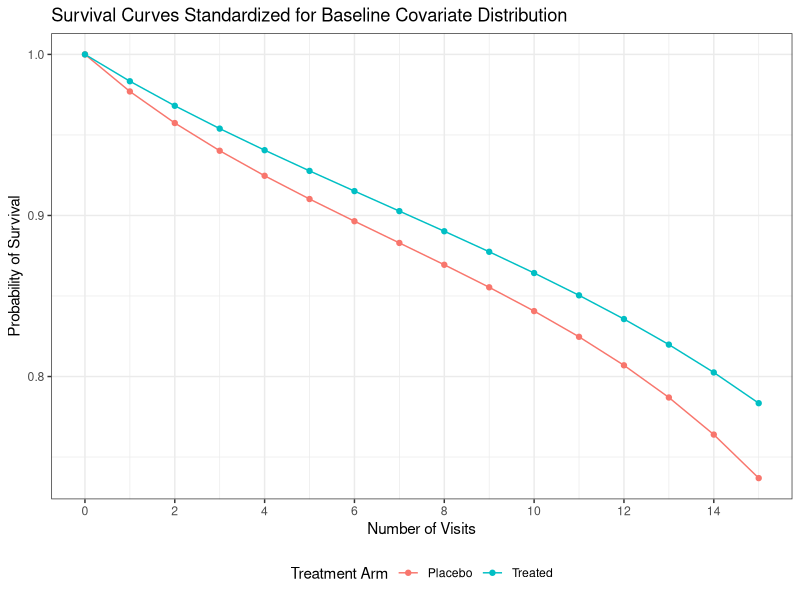
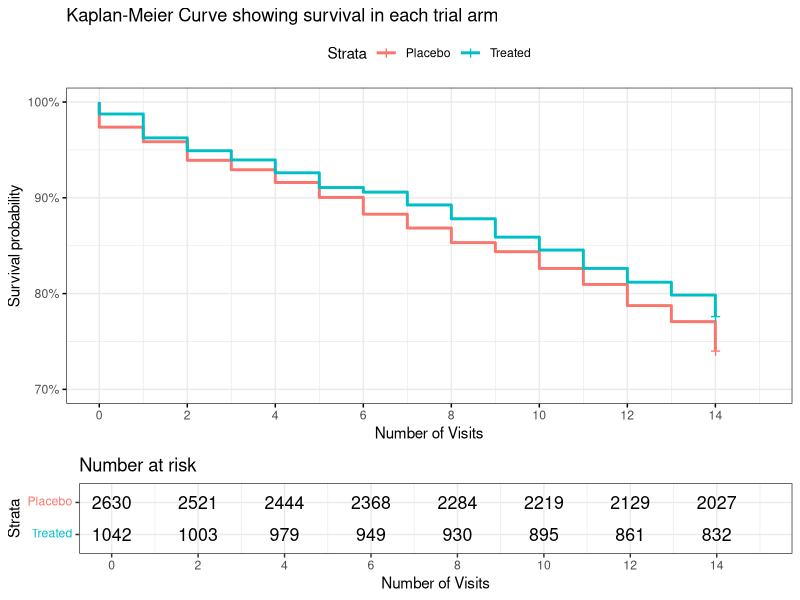
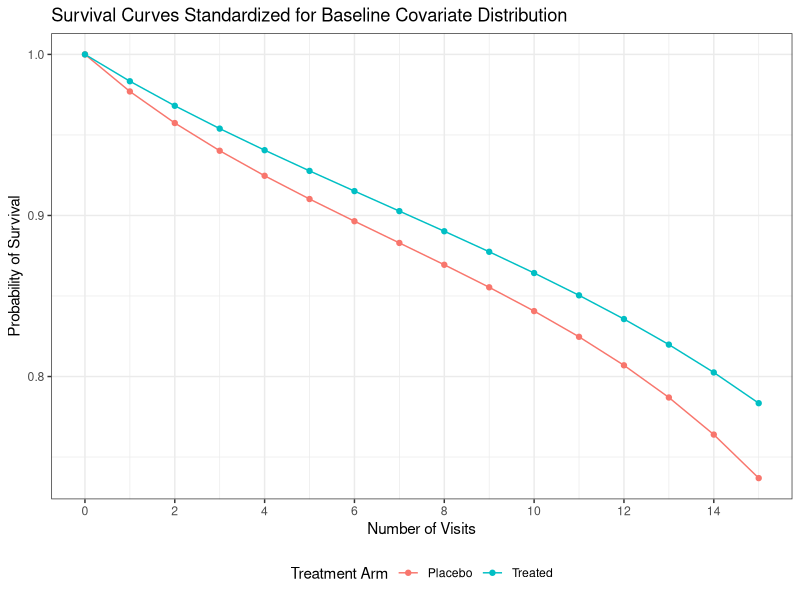

Write R code to recreate these figures, in order. (Note: this script raises an error after producing the figures.)
###########################################################################
# File name: workshop_v4.R
# Programmer: Lucia Petito
# Date: November 1, 2018
# Purpose: Commented code to accompany causal survival workshop
###########################################################################

# Code Section 0 - Data Setup ---------------------------------------

# Load the following packages. If they do not exist on your computer,
# this code will automatically install them into your default library. 
# To set working directory
if(!require(here)) { install.packages("here"); require(here)}
set_here()
# To use restricted cubic splines
if(!require(rms)) { install.packages("rms"); require(rms)}
# To run Cox PH models
if(!require(survival)) { install.packages("survival"); require(survival)}
# To calculate robust estimates of standard errors
if(!require(sandwich)) { install.packages("sandwich"); require(sandwich)}
if(!require(lmtest)) { install.packages("lmtest"); require(lmtest)}
# To plot results
if(!require(ggplot2)) { install.packages("ggplot2"); require(ggplot2)}
# To plot survival curves
if(!require(survminer)) { install.packages("survminer"); require(survminer)}
# To easily change data from long to wide
if(!require(reshape2)) { install.packages("reshape2"); require(reshape2)}



# Code Section 1 - Data Exploration ---------------------------------------

# Load the data from the trial
trial <- read.csv(here("trial1.csv"), header=TRUE)

# Print the names of the available variables
names(trial)

# Look at the first 100 observations of the variables 'simid', 'visit', and 'rand'
View(trial[1:100, c('simID', 'visit', 'rand')])

# Total person-time
pt <- nrow(trial)

# Sample size
n <- length(unique(trial$simID))

# Number of observations at each visit
visitprocess <- table(trial$visit)

# Create 'maxVisit' - total amount of time each individual contributed
trial$maxVisit <- ave(trial$visit, trial$simID, FUN=max)

# The variable death is only '1' at end-of-followup
# Create 'deathOverall' - an indicator of whether an individual died at any 
# point during follow-up
trial$deathOverall <- ave(trial$death, trial$simID, FUN=sum)

# Create 'baseline' - data collected at visit 0
baseline <- trial[trial$visit==0,]

pt
n
visitprocess
with(baseline, table(rand))
with(baseline, table(rand, deathOverall))
with(baseline, round(100*prop.table(table(rand, deathOverall), 1), 1))


# Code Section 2 - Kaplan Meier -------------------------------------------

# Use kaplan meier to nonparametrically estimate survival in each arm
# Note - this requires 1 observation per person of T (maxVisit - end of follow-up) and
# Delta (an indicator of whether death occurred at end of follow-up)
kmfit <- survfit(Surv(maxVisit, deathOverall) ~ rand, data = baseline)
summary(kmfit)

# Plot the output
p1 <- ggsurvplot(kmfit, 
           data = baseline,
           conf.int=F,
           legend.labs = c("Placebo", "Treated"),
           ylim = c(0.7, 1),
           surv.scale = 'percent',
           xlab = "Number of Visits",
           title = "Kaplan-Meier Curve showing survival in each trial arm",
           risk.table = TRUE,
           break.time.by=2,
           ggtheme = theme_bw())

png(filename = "ITTkm.png", width = 2*1024, height = 2*1024, units = 'px', res = 72*5)
p1
dev.off()
# Code Section 3 - Conditional Hazard Ratios ------------------------------

# Data processing: create squared time variable [visit2]
trial$visit2 <- trial$visit*trial$visit

# Calculate the unadjusted hazard ratio from a Cox PH model
cox_fit <- coxph(Surv(maxVisit, deathOverall) ~ rand, data = baseline, method='breslow')
summary(cox_fit)

# Calculate the unadjusted hazard ratio from a pooled logistic regression model
plr_fit <- glm(death ~ visit + visit2 + rand, data = trial, family=binomial())
coeftest(plr_fit, vcov=vcovHC(plr_fit, type="HC1")) # To get robust SE estimates
exp(coef(plr_fit)) # to get Hazard Ratios

# Calculate the baseline covariate-adjusted hazard ratio from a Cox PH model
adj_cox_fit <- coxph(Surv(maxVisit, deathOverall) ~ rand + mi_bin + NIHA_b + HiSerChol_b +
                       HiSerTrigly_b + HiHeart_b + CHF_b + 
                       AP_b + IC_b + DIUR_b + AntiHyp_b + 
                       OralHyp_b + CardioM_b + AnyQQS_b + 
                       AnySTDep_b + FVEB_b + VCD_b, 
                     data = baseline, method='breslow')
summary(adj_cox_fit)

# Calculate the baseline covariate-adjusted hazard ratio from a pooled logistic regression model
adj_plr_fit <- glm(death ~ visit + visit2 + rand + mi_bin + NIHA_b + HiSerChol_b +
                     HiSerTrigly_b + HiHeart_b + CHF_b + 
                     AP_b + IC_b + DIUR_b + AntiHyp_b + 
                     OralHyp_b + CardioM_b + AnyQQS_b + 
                     AnySTDep_b + FVEB_b + VCD_b, data = trial, family=binomial())
coeftest(adj_plr_fit, vcov=vcovHC(adj_plr_fit, type="HC1")) # To get robust SE estimates
exp(coef(adj_plr_fit))

# Code Section 4 - Marginal Effects ---------------------------------------

# Step 1. Data processing: interaction terms
# Create interaction terms between visit, visit2, and randomization
trial$randvisit <- trial$rand*trial$visit
trial$randvisit2 <- trial$rand*trial$visit2

# Step 2. Fit a pooled logistic  regression model with interaction terms between 
# rand and visit & visit1 to allow flexible fitting of baseline hazard
adj_plr_ix_fit <- glm(death ~ visit + visit2 + rand + randvisit + randvisit2 + 
                        mi_bin + NIHA_b + HiSerChol_b +
                        HiSerTrigly_b + HiHeart_b + CHF_b + 
                        AP_b + IC_b + DIUR_b + AntiHyp_b + 
                        OralHyp_b + CardioM_b + AnyQQS_b + 
                        AnySTDep_b + FVEB_b + VCD_b, data = trial, family=binomial)
summary(adj_plr_ix_fit)
exp(coef(adj_plr_ix_fit))

# Step 3. Create simulated data where everyone is treated
# Expand baseline so it contains a visit at each time point for every individual
# where the baseline information has been carried forward at each time
treated <- baseline[rep(1:n,each=15),]
treated$visit <- rep(0:14, times=n) # This recreates the time variable
treated$visit2 <- treated$visit * treated$visit # This recreates the time squared variable

# Set the treatment assignment to '1' for each individual and
# recreate the splined visit term and the interaction terms
treated$rand <- 1
treated$randvisit <- treated$rand*treated$visit
treated$randvisit2 <- treated$rand*treated$visit2

# 'predict' returns predicted "density" of survival at each time
# conditional on covariates
# Turn these into predicted survival density by subtracting from 1
treated$p <- 1 - predict(adj_plr_ix_fit, newdata=treated, type='response')
# We calculate survival by taking the cumulative product by individual
treated$s <- ave(treated$p, treated$simID, FUN=cumprod)

# Step 4. Create simulated data where everyone receives placebo
# When simulating data in the placebo arm, only difference from treated is 
# in the randomization assignment, and resulting interaction terms
placebo <- treated
placebo$rand <- 0
placebo$randvisit <- placebo$rand*placebo$visit
placebo$randvisit2 <- placebo$rand*placebo$visit2

# 'predict' returns predicted probability density at each time
# conditional on covariates
# We turn them into predicted survival density by subtracting from 1
placebo$p <- 1 - predict(adj_plr_ix_fit, newdata=placebo, type='response')
# We calculate survival by taking the cumulative product by individual
placebo$s <- ave(placebo$p, placebo$simID, FUN=cumprod)

# Step 5. Calculate standardized survival at each time
# Create concatenated dataset, only keep s, rand, and visit
both <- rbind(treated, placebo)
both <- both[,c('s', 'rand', 'visit')]

# Calculate the mean survival at each visit within each treatment arm
results <- aggregate(s ~ visit + rand, FUN=mean, data=both)

# Edit results data frame to reflect that our estimates are for the END of the interval [t, t+1)
# Add a row for each of Placebo and Treated where survival at time 0 is 1.
results$visit <- results$visit + 1
results <- rbind(c(0, 0, 1), c(0, 1, 1), results)

# Add a variable that treats randomization as a factor
results$randf <- factor(results$rand, labels = c("Placebo", "Treated"))

# Step 6. Plot the results
p2 <- ggplot(results, aes(x=visit, y=s))+
  geom_line(aes(colour=randf)) +
  geom_point(aes(colour=randf))+
  xlab("Number of Visits") +
  scale_x_continuous(limits = c(0, 15), breaks=seq(0,15,2)) +
  ylab("Probability of Survival") +
  ggtitle("Survival Curves Standardized for Baseline Covariate Distribution") +
  labs(colour="Treatment Arm") +
  theme_bw() +
  theme(legend.position="bottom")
p2
png(filename = "ITTsurv.png", width = 2*1060, height = 2*1024, units = 'px', res = 72*5)
p2
dev.off()

# Step 7. Calculate risk difference and hazard ratio at 14 weeks
# Transpose the data so survival in each treatment arm is separate
wideres <- dcast(results, visit ~ randf, value.var = 's')
head(wideres)

# Create summary statistics
wideres$RD <- (1-wideres$Treated) - (1-wideres$Placebo)
wideres$logRatio <- log(wideres$Treated) / log(wideres$Placebo)
wideres$logRatio[1] <- NA
wideres$cHR <- sapply(0:15, FUN=function(x){mean(wideres$logRatio[wideres$visit <= x], na.rm=T)})

# Print all wide results to fill in table
round(wideres, 3)

# Overall Hazard Ratio
wideres$cHR[wideres$visit==15]
# Risk difference at end of 14 visits
wideres$RD[wideres$visit==15]
# Cumulative incidence ratio at end of 14 visits
with(wideres[wideres$visit==15,], (1 - Treated) / (1 - Placebo))


# Code Section 5 - Data cleaning for IPW ----------------------------------

# Remove all objects from the R environment EXCEPT the cleaned trial dataframe
rm(list=setdiff(ls(), "trial"))

# Create a placebo dataset that only contains individuals with placebo
placebo <- trial[trial$rand==0,]

# Check to see how many individuals in your dataset
n <- length(unique(placebo$simID))
n

# Number of individuals who adhered versus did not adhere at visit 0
table(placebo$adhr_b[placebo$visit==0])

# View first 100 observations of simID, visit, adhr_b, and adhr, and 
# simID, visit, adhr_b, and adhr where adhr_b==1 to understand these variables better
View(placebo[1:50,c("simID", 'visit', 'adhr_b', 'adhr')])
View(placebo[placebo$adhr_b==1,c("simID", 'visit', 'adhr_b', 'adhr')])

# Create interaction terms between exposure (adhr_b) and visit, visit2
placebo$adhr0visit <- placebo$adhr_b*placebo$visit
placebo$adhr0visit2 <- placebo$adhr_b*placebo$visit2

# Create censoring variable - indicate when individual deviates from baseline
placebo$cens_new <- as.numeric(placebo$adhr != placebo$adhr_b) 

# Create variable that identifies perfect adherers (when 0)
placebo$perfectAdhr <- ave(placebo$cens_new, placebo$simID, FUN=sum)

# Need to recreate maxVisit and deathOverall - slightly more complicated now
placebo$maxVisit <- unlist(by(placebo, placebo$simID, FUN=function(subsi){
  # subsi is the subset of the data for individual i
  if(subsi$perfectAdhr[1]==0){# If there is perfect adherence at all times to baseline adherence,
    m <- max(subsi$visit) # Just use maximum observed visit
  } else { # If at some point individual i deviates from their baseline adherence,
    # Use the first visit where they deviated
    m <-min(subsi$visit[subsi$cens_new==1])
  }
  rep(m, nrow(subsi)) # Add this column to subsi
}) )
placebo$deathOverall <- unlist(by(placebo, placebo$simID, FUN=function(subsi){
  # subsi is the subset of the data for individual i
  # m indicates whether death happened while individual i was still contributing person-time
  m <- as.numeric(sum(subsi$death[subsi$visit <= subsi$maxVisit]) > 0)
  rep(m, nrow(subsi)) # Add this column to subsi
}) )

# Create baseline data
baseline <- placebo[placebo$visit==0,]

# Check kaplan-meier fit in each arm
kmfit <- survfit(Surv(maxVisit, deathOverall) ~ adhr_b, data = baseline)
summary(kmfit)

# Plot the output
p3 <- ggsurvplot(kmfit, 
           data = baseline,
           conf.int=F,
           ylim = c(0.65, 1),
           surv.scale = 'percent',
           legend.labs = c("Nonadherers", "Adherers"),
           xlab = "Number of Visits",
           title = "Kaplan-Meier Curve showing survival by adherence",
           risk.table = TRUE,
           break.time.by=2,
           ggtheme = theme_bw())
p3

png(filename = "PPkm.png", width = 2*1024, height = 2*1024, units = 'px', res = 72*5)
p3
dev.off()

# Code Section 6 - Weight Creation ----------------------------------------

# Numerator: Pr(adhr(t)=1|adhr_b, Baseline covariates)
# This model is created in data EXCLUDING the baseline visit

nFit <- glm(adhr ~ visit + visit2 + adhr_b + 
              mi_bin + NIHA_b + HiSerChol_b +
              HiSerTrigly_b + HiHeart_b + CHF_b + 
              AP_b + IC_b + DIUR_b + AntiHyp_b + 
              OralHyp_b + CardioM_b + AnyQQS_b + 
              AnySTDep_b + FVEB_b + VCD_b,
            data=placebo[placebo$visit > 0,],
            family=binomial())

# Create predicted probability at each time point 
# (Pr(adhr(t) = 1 | adhr_b, baseline))
placebo$pnum <- predict(nFit, newdata=placebo, type='response')

# Denominator: Pr(adhr(t)=1|adhr_b, Baseline covariates, Time-varying covariates)
dFit <- glm(adhr ~ visit + visit2 + adhr_b + 
              mi_bin + NIHA_b + HiSerChol_b +
              HiSerTrigly_b + HiHeart_b + CHF_b + 
              AP_b + IC_b + DIUR_b + AntiHyp_b + 
              OralHyp_b + CardioM_b + AnyQQS_b + 
              AnySTDep_b + FVEB_b + VCD_b +
              NIHA + HiSerChol +
              HiSerTrigly + HiHeart + CHF +
              AP + IC + DIUR + AntiHyp +
              OralHyp + CardioM + AnyQQS +
              AnySTDep + FVEB + VCD,
            data=placebo[placebo$visit > 0,],
            family=binomial())
# Create predicted probability at each time point 
# (Pr(adhr(t) = 1 | adhr_b, baseline, time-varying covariates))
placebo$pdenom <-  predict(dFit, newdata=placebo, type='response')

# Sort placebo by simID and visit
placebo <- placebo[order(placebo$simID, placebo$visit),]

# Contribution from adhr(t) = 0 is 1 - p
# Contribution from adhr(t) = 1 is p
placebo$numCont <- with(placebo, adhr*pnum + (1-adhr)*(1-pnum))
placebo$denCont <- with(placebo, adhr*pdenom + (1-adhr)*(1-pdenom))

# Set contribution at baseline visit to 1
placebo$numCont[placebo$visit==0] <- 1; placebo$denCont[placebo$visit==0] <- 1

# Numerator
placebo$k1_0 <- with(placebo, ave(numCont, simID, FUN=cumprod))
# Denominator
placebo$k1_w <- with(placebo, ave(denCont, simID, FUN=cumprod))

# Create both stabilized and unstabilized weights
placebo$stabw <- with(placebo, k1_0 / k1_w)
placebo$unstabw <- with(placebo, 1 / k1_w)

# Check the weights
# Can do this with built-in functions
summary(placebo$stabw); quantile(placebo$stabw, p=c(0.01, 0.10, 0.25, 0.5, 0.75, 0.9, 0.95, 0.99, 0.995))
summary(placebo$unstabw); quantile(placebo$unstabw, p=c(0.01, 0.10, 0.25, 0.5, 0.75, 0.9, 0.95, 0.99, 0.995))

# Or write something for yourself
wt_check_fxn <- function(x, d){
  # x - weight vector
  # d - number of digits to round to
  round(data.frame(N = length(x),
                   Missing = sum(is.na(x)),
                   Distinct = length(unique(x)),
                   Mean = mean(x, na.rm=T),
                   SD = sd(x, na.rm=T),
                   Min = min(x, na.rm=T),
                   Q.01 = quantile(x, p=0.01),
                   Q.25 = quantile(x, p=0.25),
                   Q.50 = quantile(x, p=0.5),
                   Q.75 = quantile(x, p=0.75),
                   Q.90 = quantile(x, p=0.9),
                   Q.95 = quantile(x, p=0.95),
                   Q.99 = quantile(x, p=0.99),
                   Q.995 = quantile(x, p=0.995),
                   Max = max(x, na.rm=T) ), digits=d)
}
wt_check_fxn(placebo$stabw, 3)
wt_check_fxn(placebo$unstabw, 3)

# To prevent high weights from too much influence, truncate
threshold <- quantile(placebo$stabw, 0.99) # Here we chose 99th %tile
placebo$stabw_t <- placebo$stabw
placebo$stabw_t[placebo$stabw > threshold] <- threshold

wt_check_fxn(placebo$stabw_t, 3)

# Code Section 7 - Weighted Conditional Hazard Ratios ---------------------

# Truncated stabilized weights
plrFit_SWT <- glm(death ~ visit + visit2 + adhr_b + 
                    mi_bin + NIHA_b + HiSerChol_b +
                    HiSerTrigly_b + HiHeart_b + CHF_b + 
                    AP_b + IC_b + DIUR_b + AntiHyp_b + 
                    OralHyp_b + CardioM_b + AnyQQS_b + 
                    AnySTDep_b + FVEB_b + VCD_b,
                  data=placebo[placebo$visit <= placebo$maxVisit,],
                  weights = stabw_t,
                  family=quasibinomial())
coeftest(plrFit_SWT, vcov=vcovHC(plrFit_SWT, type="HC1")) # To get robust SE estimates
exp(coef(plrFit_SWT)) # to get Hazard Ratios

# Try changing "weights = stabw_t, " to 
# "weights = stabw_t, " for stabilized fit
# "weights = unstabw, " for unstabilized fit

# Code Section 8 - Weighted Survival Curves -------------------------------

# Step 1. Estimate weighted outcome regression with interactions
plrixFit_USW <- glm(death ~ visit + visit2 + adhr_b + 
                      adhr0visit + adhr0visit2 +
                      mi_bin + NIHA_b + HiSerChol_b +
                      HiSerTrigly_b + HiHeart_b + CHF_b + 
                      AP_b + IC_b + DIUR_b + AntiHyp_b + 
                      OralHyp_b + CardioM_b + AnyQQS_b + 
                      AnySTDep_b + FVEB_b + VCD_b,
                    data=placebo[placebo$visit <= placebo$maxVisit,],
                    weights = stabw_t,
                    family=quasibinomial())

summary(plrixFit_USW)
exp(coef(plrixFit_USW))

# Step 1a. Create dataset with just baseline values 
baseline <- placebo[placebo$visit==0,]

# Step 2. Create simulated data where everyone adheres and doesn't adhere
adherers <- baseline[rep(1:n,each=15),]
adherers$visit <- rep(0:14, times=n) # Recreates the time variable
adherers$visit2 <- adherers$visit * adherers$visit
adherers$adhr_b <- 1
adherers$adhr0visit <- adherers$adhr_b*adherers$visit
adherers$adhr0visit2 <- adherers$adhr_b*adherers$visit2
adherers$p <- 1 - predict(plrixFit_USW, newdata=adherers, type='response')
adherers$s <- ave(adherers$p, adherers$simID, FUN=cumprod)

# Nonadherers
nonadherers <- adherers
nonadherers$adhr_b <- 0
nonadherers$adhr0visit <- nonadherers$adhr_b*nonadherers$visit
nonadherers$adhr0visit2 <- nonadherers$adhr_b*nonadherers$visit2
nonadherers$p <- 1 - predict(plrixFit_USW, newdata=nonadherers, type='response')
nonadherers$s <- ave(nonadherers$p, nonadherers$simID, FUN=cumprod)

# Step 3. Calculate standardized survival at each time
# Create concatenated dataset, only keep s, adhr_b, and visit
both <- rbind(adherers, nonadherers)
both <- both[,c('s', 'adhr_b', 'visit')]

# Calculate the mean survival at each visit within each adherer group
results <- aggregate(s ~ visit + adhr_b, FUN=mean, data=both)

# Edit results data frame to reflect that our estimates are for the END of the interval [t, t+1)
# Add a row for each of Placebo and Treated where survival at time 0 is 1.
results$visit <- results$visit + 1
results <- rbind(c(0, 0, 1), c(0, 1, 1), results)

# Add a variable that treats randomization as a factor
results$adhrf <- factor(results$adhr_b, labels = c("Nonadherers", "Adherers"))

# Plot the results
p4 <- ggplot(results, aes(x=visit, y=s)) + 
  geom_line(aes(colour=adhrf)) +
  geom_point(aes(colour=adhrf))+
  xlab("Number of Visits") +
  scale_x_continuous(limits = c(0, 15), breaks=seq(0,15,2)) +
  ylab("Probability of Survival") +
  ggtitle("Survival Curves Standardized for Baseline Covariate Distribution \nand weighted for time-varying confounders") +
  labs(colour="Adherer Group") +
  theme_bw() +
  theme(legend.position="bottom") 
p4
png(filename = "PPsurv.png", width = 2*1060, height = 2*1024, units = 'px', res = 72*5)
p4
dev.off()

# Step 4. Calculate risk difference and hazard ratio at 14 weeks (EOF)
# Transpose the data so survival in each treatment arm is separate
wideres <- dcast(results, visit ~ adhrf, value.var = 's')
head(wideres)
wideres$RD <- (1 - wideres$Adherers) - (1 - wideres$Nonadherers)
wideres$logRatio <- log(wideres$Adherers) / log(wideres$Nonadherers)
wideres$logRatio[1] <- NA
wideres$cHR <- sapply(0:15, FUN=function(x){mean(wideres$logRatio[wideres$visit <= x], na.rm=T)})

# Overall Hazard Ratio
wideres$cHR[wideres$visit==15]
# Risk difference at 14 visits
wideres$RD[wideres$visit==15]
# Cumulative incidence ratio at end of 14 visits
with(wideres[wideres$visit==15,], (1 - Adherers) / (1 - Nonadherers))


# Extra Code - Bootstrapping Unadjustd Pooled Logistic Regression --------

# Remove all objects from the R environment EXCEPT the cleaned trial dataframe
rm(list=setdiff(ls(), "trial"))

# Data processing: create squared time variable [visit2]
trial$visit2 <- trial$visit*trial$visit

# Calculate the unadjusted hazard ratio from a pooled logistic regression model
plr_fit <- glm(death ~ visit + visit2 + rand, data = trial, family=binomial())
coeftest(plr_fit, vcov=vcovHC(plr_fit, type="HC1")) # To get robust SE estimates
exp(coef(plr_fit)[['rand']]) # to get Hazard Ratio
exp(coefci(plr_fit, parm = 'rand', vcov=vcovHC(plr_fit, type="HC1")))

# Use the ClusterBootstrap package - this is REALLY slow
# library(ClusterBootstrap)
# set.seed(1)
# system.time(bootobj <- clusbootglm(death ~ visit + visit2 + rand, data=trial, 
#                                    clusterid = simID, family=binomial, B=25,
#                                    confint.level = 0.95, n.cores=detectCores()-1))
# exp(coef(plr_fit)[['rand']])
# exp(confint(bootobj, parm = "rand", level=0.95, interval.type = "percentile"))

# Do something more complicated
# Register parallel backend
if(!require(doParallel)) { install.packages("doParallel"); require(doParallel)}
if(!require(foreach)) { install.packages("foreach"); require(foreach)}
registerDoParallel(cores=detectCores()-1)
getDoParWorkers() # Print number of cores
B <- 50
set.seed(123)
# Set up bootstrap samples
ids <- unique(trial$simID)
nind <- length(ids)
bootids <- matrix(ids[sample.int(nind, nind*B, replace=T)], nrow=nind, ncol=B)

# Now bootstrap the results
system.time(bootres <- foreach(i=1:B, .combine=rbind) %dopar% {
  bootdfLoc <- sapply(bootids[,i], function(x) which(trial[,"simID"]==x))
  lengthbid <- sapply(bootids[,i], function(x) length(which(trial[,"simID"]==x))) 
  bootdf <- trial[unlist(bootdfLoc),]
  bootdf$bid <- rep(1:nind, lengthbid)
  
  return(coef(glm(death ~ visit + visit2 + rand, data=bootdf, family=binomial))[['rand']])
})
exp(quantile(bootres, p=c(0.025, 0.975)))


# Now for something even faster!
# Make a list that is B long, where each entry is 
# a matrix indicating how many times each individual occurred in the bth bootstrap resample
if(!require(plyr)) { install.packages("plyr"); require(plyr)}
if(!require(dplyr)) { install.packages("dplyr"); require(dplyr)}
bootidsFreq <- apply(bootids, 2, FUN=function(b){
  temp <- data.frame(simID = b)
  return(plyr::count(temp, vars = 'simID'))
})

system.time(bootres <- foreach(i=1:B, .combine=rbind) %dopar% {
  require(dplyr)
  bootdf <- dplyr::left_join(trial, bootidsFreq[[i]], by = "simID")
  bootdf$freq[is.na(bootdf$freq)] <- 0
  
  return(coef(glm(death ~ visit + visit2 + rand, data=bootdf, family=binomial, weights=freq))[['rand']])
})
exp(quantile(bootres, p=c(0.025, 0.975)))
